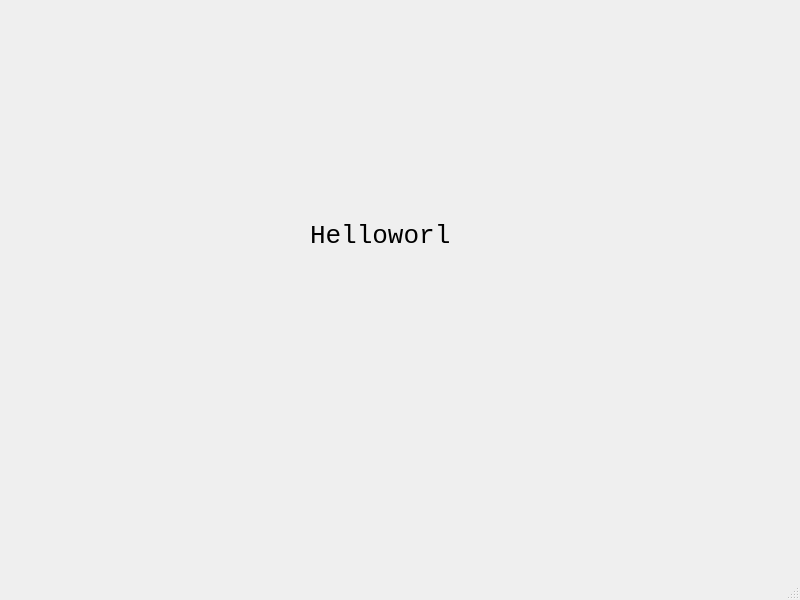
<?xml version="1.0" encoding="UTF-8"?>
<ui version="4.0">
 <class>MainWindow</class>
 <widget class="QMainWindow" name="MainWindow">
  <property name="geometry">
   <rect>
    <x>0</x>
    <y>0</y>
    <width>800</width>
    <height>600</height>
   </rect>
  </property>
  <property name="windowTitle">
   <string>MainWindow</string>
  </property>
  <widget class="QWidget" name="centralwidget">
   <widget class="QLabel" name="label">
    <property name="geometry">
     <rect>
      <x>310</x>
      <y>220</y>
      <width>140</width>
      <height>31</height>
     </rect>
    </property>
    <property name="styleSheet">
     <string notr="true">font-size:26px;
font-family:consolas;</string>
    </property>
    <property name="text">
     <string>Helloworld</string>
    </property>
   </widget>
  </widget>
  <widget class="QMenuBar" name="menubar">
   <property name="geometry">
    <rect>
     <x>0</x>
     <y>0</y>
     <width>800</width>
     <height>27</height>
    </rect>
   </property>
  </widget>
  <widget class="QStatusBar" name="statusbar"/>
 </widget>
 <resources/>
 <connections/>
</ui>
